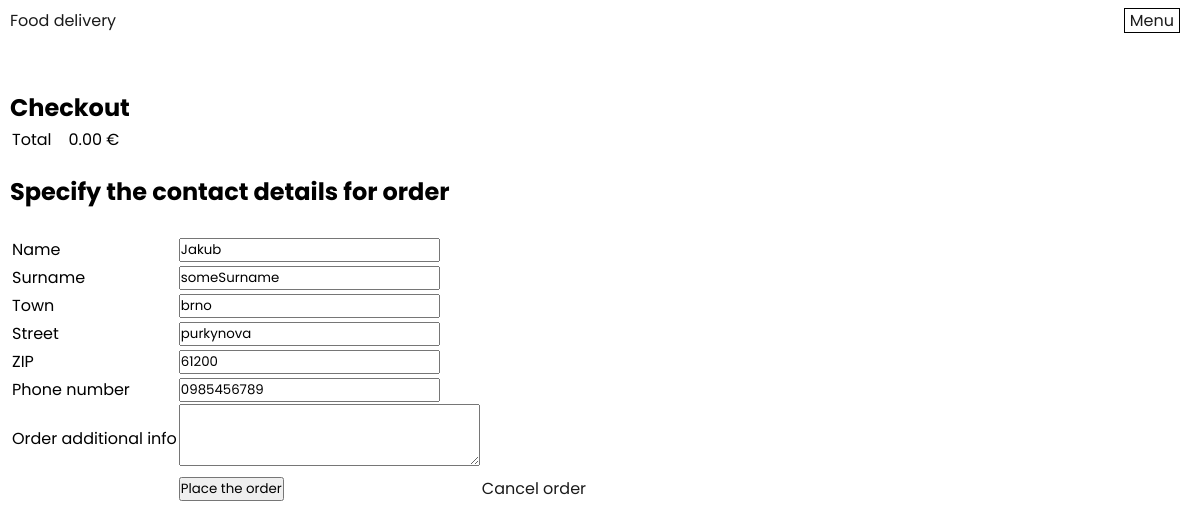
/checkoutPage.php (signed in), run on the app's committed database.
### tables this page shows
CREATE TABLE person (
  personId INT AUTO_INCREMENT NOT NULL PRIMARY KEY,
  Name TINYTEXT,
  Surname TINYTEXT,
  Town TINYTEXT,
  Street TINYTEXT,
  ZIP INT,
  phoneNumber TINYTEXT,
  mail TINYTEXT,
  hashedPassword LONGTEXT,
  state ENUM("unregistered", "diner", "driver", "operator", "admin")
);

### checkoutPage.php (the view, shortened to what this page needs)
<?php
include "header.php";
if(isset($_SESSION["userId"])){
    $stmt = $pdo->prepare("SELECT Name, Surname, Town, Street, ZIP, phoneNumber FROM person WHERE personId = ?");
    $stmt->execute(array(intval($_SESSION["userId"])));
    $userData = $stmt->fetch(PDO::FETCH_ASSOC);
}
?>
<link rel="stylesheet" type="text/css" href="styles/checkoutPageStyle.css">
<div class="main-page-container">
    <h2>Checkout</h2>
    <table class="shopping-cart-table">
        <?php
        $totalPrice = 0;
        echo "<tr><td>Total</td><td>".number_format($totalPrice, 2, '.', '')." €</td></tr>";
        ?>
    </table>
    <h2>Specify the contact details for order</h2>
    <br>
    <form action="processPlaceOrder.php" method="post">
        <table>
            <tr>
                <td><label type="text" >Name</input></td>
                <td><input type="text" value=
                <?php echo "\"";
                    if(isset($userData["Name"])) {
                        echo $userData["Name"];
                    }
                    echo "\""; ?>
                name="userName"  placeholder="Name" required></td>
            </tr>
            <tr>
                <td><label type="text">Surname</input></td>
                <td><input type="text" value=
                <?php echo "\"";
                    if(isset($userData["Surname"])) {
                        echo $userData["Surname"];
                    }
                    echo "\""; ?>
                name="userSurname"  placeholder="Surname" required></td>
            </tr>
            <tr>
                <td><label type="text">Town</input></td>
                <td><input type="text" value=
                <?php echo "\"";
                    if(isset($userData["Town"])) {
                        echo $userData["Town"];
                    }
                    echo "\""; ?>
                name="userTown"  placeholder="Town" required></td>
            </tr>
            <tr>
                <td><label type="text">Street</input></td>
                <td><input type="text" value=
                <?php echo "\"";
                    if(isset($userData["Street"])) {
                        echo $userData["Street"];
                    }
                    echo "\""; ?>
                name="userStreet"  placeholder="Street" required></td>
            </tr>
            <tr>
                <td><label type="text">ZIP</input></td>
                <td><input type="text" pattern="\d{5}" value=
                <?php echo "\"";
                    if(isset($userData["ZIP"])) {
                        echo $userData["ZIP"];
                    }
                    echo "\""; ?>
                name="userZIP"  placeholder="ZIP (Eg.: 61200)" required></td>
            </tr>
            <tr>
                <td><label type="text">Phone number</input></td>
                <td><input type="tel" value=
                <?php echo "\"";
                    if(isset($userData["phoneNumber"])) {
                        echo $userData["phoneNumber"];
                    }
                    echo "\""; ?>
                name="userPhoneNumber"  placeholder="PhoneNumber" required></td>
            </tr>
            <tr>
                <td><label type="text">Order additional info</input></td>
                <td><textarea name="additionalInfo" cols="25" rows="3"></textarea></td>
            </tr>
            <tr>
                <td><?php if(isset($_GET["checkoutError"])){echo "Error!";} ?></td>
                <td><button type="submit">Place the order</button></td>
                <td><a href=<?php echo "\"restaurantDetailPage.php?restaurantId=".$_GET["restaurantId"]."\""; ?>>Cancel order</a></td>
            </tr>
        </table>
    </form>
</div>

### styles/header-style.css (style rules this page uses)
a { text-decoration:none; color: rgb(27, 27, 27); }

### styles/style.css (style rules this page uses)
* { box-sizing: border-box; margin: 0; padding: 0; font-family: 'Poppins', sans-serif; }
.main-page-container { max-width: 1300px; margin: 0 auto; padding: 0 10px; position: relative; }

### styles/checkoutPageStyle.css (style rules this page uses)
.shopping-cart-table td { padding-right: 15px; margin-bottom: 40px; }
.shopping-cart-table { margin-bottom: 20px; }

### data on the page
person: userName "Jakub", userSurname "someSurname", userTown "brno", userStreet "purkynova", userZIP "61200", userPhoneNumber "0985456789"

### other printed values
$totalPrice "0.00"
